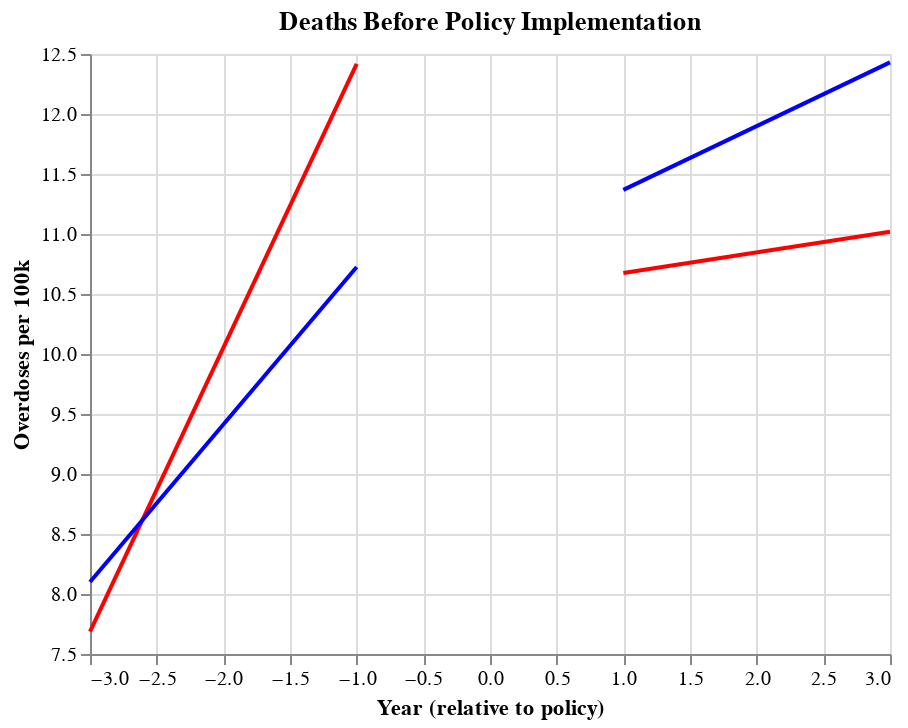

Notebook code for this chart:
### Code cell
comp_before, comp_after = get_charts(b4 = comp_b4_preds, after = comp_after_preds, title_b4 = "deaths before policy", title_after="deaths after policy", color="blue")
base_before + base_after + comp_before + comp_after

### Figure 1 — Vega-Lite specification as saved in the notebook (floating-point values rounded to 4 significant figures)
{"config": {"view": {"continuousWidth": 400, "continuousHeight": 300}}, "layer": [{"data": {"name": "data-e8a71ca6dd94c255cc922200a6ab4de8"}, "mark": "line", "encoding": {"color": {"value": "red"}, "x": {"field": "year relative to policy", "scale": {"zero": false}, "type": "quantitative"}, "y": {"field": "overdose_per_100k", "scale": {"zero": false}, "type": "quantitative"}}, "title": "Deaths Before Policy Implementation", "transform": [{"on": "year relative to policy", "regression": "overdose_per_100k"}]}, {"data": {"name": "data-7d4ad3143cd1e355ee4a33d88ffd184b"}, "mark": "line", "encoding": {"color": {"value": "red"}, "x": {"field": "year relative to policy", "scale": {"zero": false}, "title": "Year (relative to policy)", "type": "quantitative"}, "y": {"field": "overdose_per_100k", "scale": {"zero": false}, "title": "Overdoses per 100k", "type": "quantitative"}}, "title": "Deaths After Policy Implementation", "transform": [{"on": "year relative to policy", "regression": "overdose_per_100k"}]}, {"data": {"name": "data-0a4a60a3fdb26c2aa7ed72b8f1182414"}, "mark": "line", "encoding": {"color": {"value": "blue"}, "x": {"field": "year relative to policy", "scale": {"zero": false}, "type": "quantitative"}, "y": {"field": "overdose_per_100k", "scale": {"zero": false}, "type": "quantitative"}}, "title": "deaths before policy", "transform": [{"on": "year relative to policy", "regression": "overdose_per_100k"}]}, {"data": {"name": "data-23ac4b7abac50d5c0f124d8c3b5238bf"}, "mark": "line", "encoding": {"color": {"value": "blue"}, "x": {"field": "year relative to policy", "scale": {"zero": false}, "title": "Year (relative to policy)", "type": "quantitative"}, "y": {"field": "overdose_per_100k", "scale": {"zero": false}, "title": "Overdoses per 100k", "type": "quantitative"}}, "title": "deaths after policy", "transform": [{"on": "year relative to policy", "regression": "overdose_per_100k"}]}], "$schema": "https://vega.github.io/schema/vega-lite/v4.17.0.json", "datasets": {"data-e8a71ca6dd94c255cc922200a6ab4de8": [{"overdose_per_100k": 7.687, "ci_low": -4.135, "ci_high": 19.51, "Year": 2004.0, "year relative to policy": -3}, {"overdose_per_100k": 10.05, "ci_low": 2.575, "ci_high": 17.53, "Year": 2005.0, "year relative to policy": -2}, {"overdose_per_100k": 12.42, "ci_low": 0.5959, "ci_high": 24.24, "Year": 2006.0, "year relative to policy": -1}], "data-7d4ad3143cd1e355ee4a33d88ffd184b": [{"overdose_per_100k": 10.68, "ci_low": 0.4395, "ci_high": 20.91, "Year": 2008.0, "year relative to policy": 1}, {"overdose_per_100k": 10.85, "ci_low": 4.373, "ci_high": 17.32, "Year": 2009.0, "year relative to policy": 2}, {"overdose_per_100k": 11.02, "ci_low": 0.782, "ci_high": 21.25, "Year": 2010.0, "year relative to policy": 3}], "data-0a4a60a3fdb26c2aa7ed72b8f1182414": [{"overdose_per_100k": 8.101, "ci_low": 1.6, "ci_high": 14.6, "Year": 2004.0, "year relative to policy": -3}, {"overdose_per_100k": 9.413, "ci_low": 5.302, "ci_high": 13.52, "Year": 2005.0, "year relative to policy": -2}, {"overdose_per_100k": 10.73, "ci_low": 4.225, "ci_high": 17.23, "Year": 2006.0, "year relative to policy": -1}], "data-23ac4b7abac50d5c0f124d8c3b5238bf": [{"overdose_per_100k": 11.37, "ci_low": 9.404, "ci_high": 13.33, "Year": 2008.0, "year relative to policy": 1}, {"overdose_per_100k": 11.9, "ci_low": 10.66, "ci_high": 13.14, "Year": 2009.0, "year relative to policy": 2}, {"overdose_per_100k": 12.43, "ci_low": 10.47, "ci_high": 14.39, "Year": 2010.0, "year relative to policy": 3}]}}
